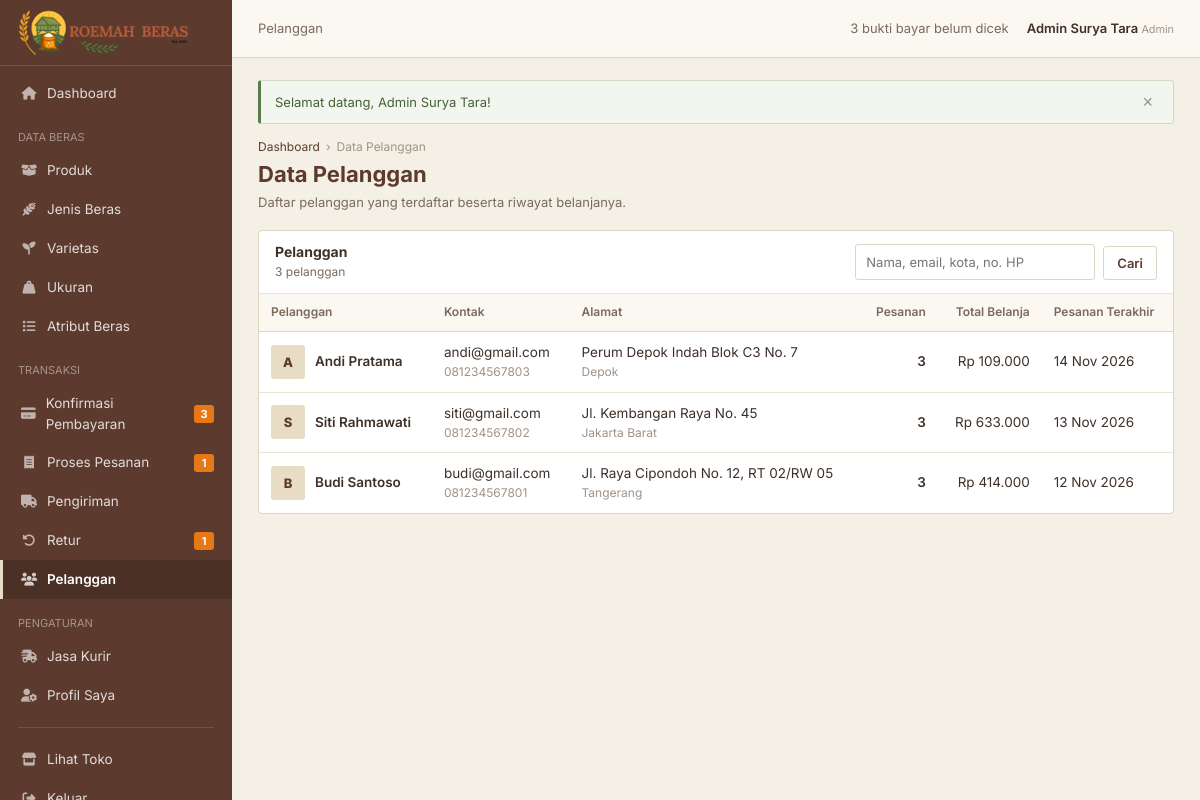
Page /admin/pelanggan.php (signed in) on the committed database.
### tables this page shows
CREATE TABLE `user` (
  `id_user`    INT(11) NOT NULL AUTO_INCREMENT,
  `id_role`    INT(11) NOT NULL,
  `nama`       VARCHAR(100) NOT NULL,
  `email`      VARCHAR(100) NOT NULL,
  `password`   VARCHAR(255) NOT NULL,
  `no_telepon` VARCHAR(20) DEFAULT NULL,
  `alamat`     TEXT DEFAULT NULL,
  `kota`       VARCHAR(100) DEFAULT NULL,
  PRIMARY KEY (`id_user`),
  UNIQUE KEY `uk_user_email` (`email`),
  KEY `fk_user_role` (`id_role`),
  CONSTRAINT `fk_user_role` FOREIGN KEY (`id_role`) REFERENCES `role` (`id_role`) ON UPDATE CASCADE
);

### admin/pelanggan.php (the view, shortened to what this page needs)
<?php
require __DIR__ . '/sidebar.php';
$q = trim((string)($_GET['q'] ?? ''));
$sql = "SELECT pl.*,
               (SELECT COUNT(*) FROM pesanan ps WHERE ps.id_user = pl.id_user AND ps.status_pesanan <> 'Dibatalkan') AS jml_pesanan,
               (SELECT COALESCE(SUM(ps.total_harga),0) FROM pesanan ps WHERE ps.id_user = pl.id_user AND ps.status_pesanan IN ('Diproses','Dikirim','Selesai')) AS total_belanja,
               (SELECT MAX(ps.tanggal_pesanan) FROM pesanan ps WHERE ps.id_user = pl.id_user) AS terakhir
        FROM `user` pl JOIN role r ON r.id_role = pl.id_role WHERE r.nama_role = 'Pelanggan'";
$params = [];
$st = $pdo->prepare($sql . ' ORDER BY pl.id_user DESC');
$st->execute($params);
$rows = $st->fetchAll();
?>
<div class="panel">
    <div class="panel-head">
        <div><h2>Pelanggan</h2><p><?= count($rows) ?> pelanggan</p></div>
        <form method="GET" class="filter-bar"><input name="q" value="<?= h($q) ?>" class="input-a" placeholder="Nama, email, kota, no. HP" style="width:240px"><button class="btn-a outline">Cari</button></form>
    </div>
    <div class="table-wrap"><table class="table-admin">
        <thead><tr><th>Pelanggan</th><th>Kontak</th><th>Alamat</th><th class="num">Pesanan</th><th class="num">Total Belanja</th><th>Pesanan Terakhir</th></tr></thead>
        <tbody>
        <?php foreach ($rows as $r): ?>
            <tr>
                <td><div style="display:flex;gap:10px;align-items:center"><div class="admin-avatar" style="width:34px;height:34px;font-weight:800"><?= h(mb_strtoupper(mb_substr($r['nama'], 0, 1))) ?></div><strong><?= h($r['nama']) ?></strong></div></td>
                <td><?= h($r['email']) ?><span class="cell-sub"><?= h($r['no_telepon']) ?></span></td>
                <td><?= h(mb_strimwidth($r['alamat'], 0, 40, '...')) ?><span class="cell-sub"><?= h($r['kota']) ?></span></td>
                <td class="num"><a href="<?= url('admin/pesanan.php?q=' . urlencode($r['nama'])) ?>"><strong><?= (int)$r['jml_pesanan'] ?></strong></a></td>
                <td class="num"><?= rupiah($r['total_belanja']) ?></td>
                <td><?= tgl($r['terakhir']) ?></td>
            </tr>
        <?php endforeach; ?>
        </tbody>
    </table></div>
</div>

### admin/CSS/sidebar.css (style rules this page uses)
:root { --primary: #5c3b2e; --primary-dark: #43291f; --primary-soft: #8b6a58; --accent: #e77817; --accent-dark: #c85f0d; --nav: #d8ccb0; --text: #3f3028; --text-secondary: #7a6a5e; --text-muted: #a09287; --background: #f5f0e5; --cream: #fbf8f1; --cream-2: #f3ead7; --white: #ffffff; --beige: #e7dcc4; --border: #ded4c2; --border-light: #eae2d4; --success: #5b7a4b; --warning: #9a6b2f; --danger: #a14f40; --info: #4c6f7c; }
* { box-sizing: border-box; }
html, body { margin: 0; padding: 0; }
body { background: var(--background); color: var(--text); font-family: "Poppins", "Segoe UI", Arial, sans-serif; font-size: 14px; line-height: 1.55; min-height: 100vh; display: flex; flex-direction: column; }
a { color: inherit; text-decoration: none; }
h1, h2, h3 { line-height: 1.25; }
.flash-wrap { width: min(1160px, calc(100% - 40px)); margin: 16px auto 0; }
.admin-body { font-family: Inter, "Segoe UI", Roboto, Arial, sans-serif; background: var(--background); font-size: 13.5px; }
.admin-avatar { width: 30px; height: 30px; border-radius: 3px; background: var(--beige); color: var(--primary); display: inline-flex; align-items: center; justify-content: center; font-size: 13px; }
.admin-flash { width: 100%; margin: 0 0 14px; }
.panel { background: #fff; border: 1px solid var(--border); border-radius: 4px; }

### admin/CSS/pelanggan.css (style rules this page uses)
.panel-head { display: flex; justify-content: space-between; align-items: center; gap: 12px; padding: 12px 16px; border-bottom: 1px solid var(--border-light); flex-wrap: wrap; }
.panel-head h2 { margin: 0; color: var(--text); font-size: 14px; font-weight: 700; }
.panel-head p { margin: 2px 0 0; color: var(--text-secondary); font-size: 12px; }
.table-wrap { overflow-x: auto; }
.table-admin { width: 100%; border-collapse: collapse; }
.table-admin th { text-align: left; color: var(--text-secondary); font-size: 12px; font-weight: 600; padding: 9px 12px; border-bottom: 1px solid var(--border); background: var(--cream); white-space: nowrap; }
.table-admin td { padding: 10px 12px; border-bottom: 1px solid var(--border-light); vertical-align: middle; }
.table-admin tr:last-child td { border-bottom: 0; }
.table-admin .num { text-align: right; white-space: nowrap; }
.table-admin strong { color: var(--text); font-weight: 600; }
.cell-sub { display: block; color: var(--text-muted); font-size: 12px; }
.btn-a { display: inline-flex; align-items: center; justify-content: center; gap: 6px; height: 34px; padding: 0 13px; border-radius: 3px; border: 1px solid var(--primary); background: var(--primary); color: #fff; font: inherit; font-size: 13px; font-weight: 600; cursor: pointer; white-space: nowrap; }
.btn-a.outline { background: #fff; color: var(--primary); border-color: var(--border); }
.input-a { width: 100%; height: 36px; padding: 0 10px; border: 1px solid var(--border); border-radius: 3px; background: #fff; color: var(--text); font: inherit; font-size: 13px; outline: none; }
.filter-bar { display: flex; gap: 8px; align-items: flex-end; flex-wrap: wrap; }

### rows in the picture
user: nama "A", nama "Andi Pratama", email "andi@gmail.com", no_telepon "081234567803", alamat "Perum Depok Indah Blok C3 No. 7", kota "Depok", jml_pesanan "3", total_belanja "Rp 109.000", terakhir "14 Nov 2026"
user: nama "S", nama "Siti Rahmawati", email "siti@gmail.com", no_telepon "081234567802", alamat "Jl. Kembangan Raya No. 45", kota "Jakarta Barat", jml_pesanan "3", total_belanja "Rp 633.000", terakhir "13 Nov 2026"
user: nama "B", nama "Budi Santoso", email "budi@gmail.com", no_telepon "081234567801", alamat "Jl. Raya Cipondoh No. 12, RT 02/RW 05", kota "Tangerang", jml_pesanan "3", total_belanja "Rp 414.000", terakhir "12 Nov 2026"

### other values in the picture
$m[1] "Dashboard"
$m[0] "DATA BERAS"
$m[1] "Produk"
$m[1] "Jenis Beras"
$m[1] "Varietas"
$m[1] "Ukuran"
$m[1] "Atribut Beras"
$m[0] "TRANSAKSI"
$m[1] "Konfirmasi Pembayaran"
$m[5] "3"
$m[1] "Proses Pesanan"
$m[5] "1"
$m[1] "Pengiriman"
$m[1] "Retur"
$m[1] "Pelanggan"
